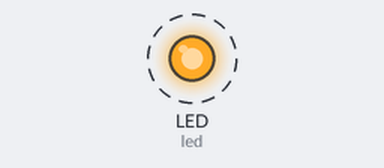
Recording of a program running on a simulated CircuitPython board. Shown: output pins drawn as LEDs (lit = HIGH). Dashed ring = blinking. What the program prints to the serial console is not drawn.

Above: at 0.5 s.
Timing chart, 0 to 4.6 s (numbered marks = the images above):
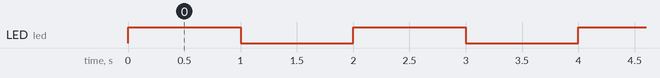

The program:

blink.py
```python
# pico_blink.py

# Raspberry Pi Pico - Blink demo

# Blink the onboard LED and print messages to the serial console.

import board
import time
from digitalio import DigitalInOut, Direction, Pull

#---------------------------------------------------------------
# Set up the hardware: script equivalent to Arduino setup()
# Set up built-in green LED
led = DigitalInOut(board.LED)  # GP25
led.direction = Direction.OUTPUT

#---------------------------------------------------------------
# Run the main loop: script equivalent to Arduino loop()

while True:
    led.value = True
    print("On")
    time.sleep(1.0)

    led.value = False
    print("Off")
    time.sleep(1.0)
```

Measured:
- by itself, LED (led): alternates HIGH for 1.0 s and LOW for 1.0 s
